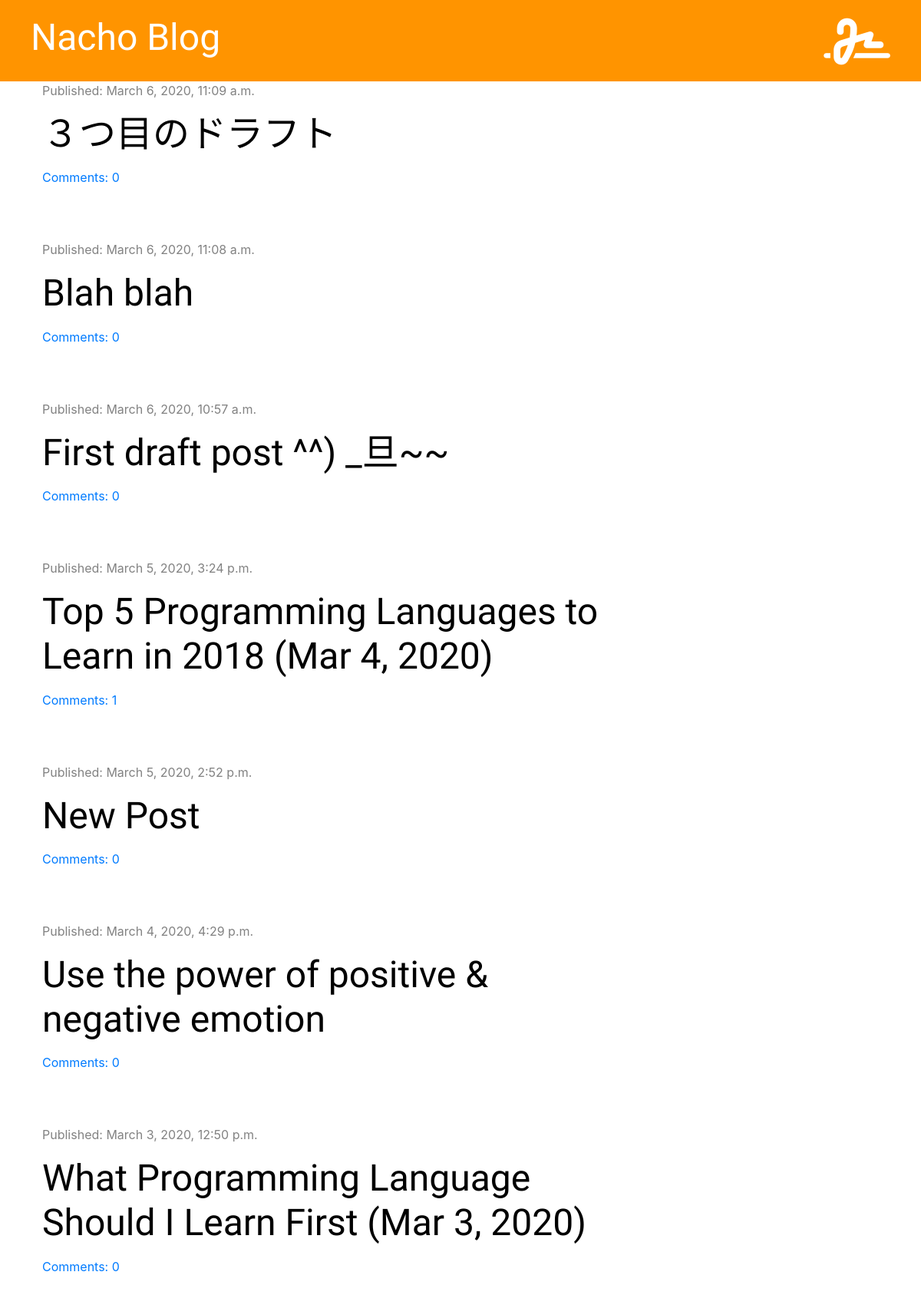
/, run on an earlier commit of the app's database.
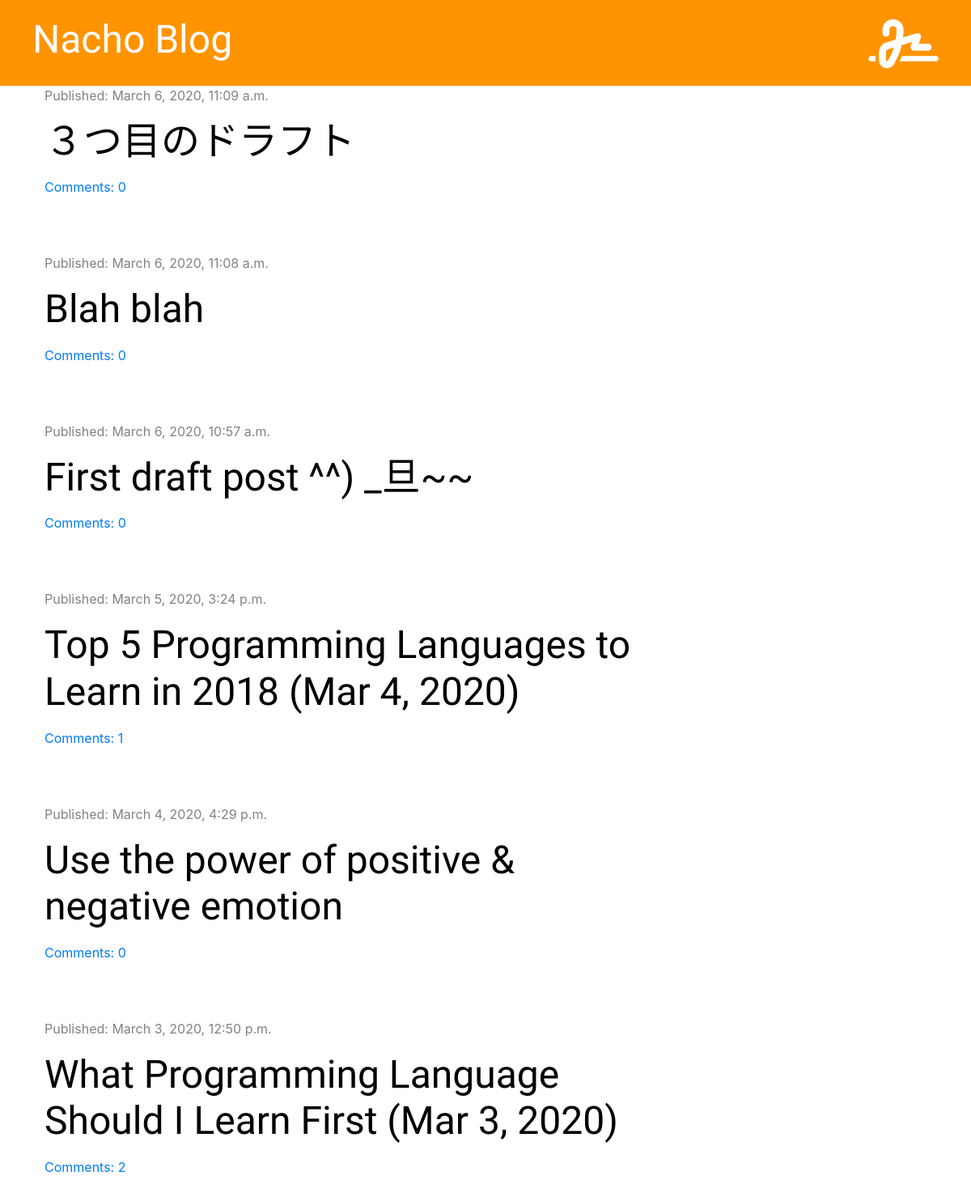
And on a later commit of the database.
### blog/models.py (models this page shows, shortened)
class Post(models.Model):
    author = models.ForeignKey('auth.User', on_delete=models.CASCADE)
    title = models.CharField(max_length=200)
    text = models.TextField()
    created_date = models.DateTimeField(default=timezone.now)
    published_date = models.DateTimeField(blank=True, null=True)
    def approved_comments(self):
        return self.comments.filter(approved=True)

### blog/views.py (the view)
# urls.py: path('', views.post_list, name='post_list'),
def post_list(request):
    posts = Post.objects.filter(published_date__lte=timezone.now()).order_by('-published_date')
    stuff_for_frontend = {'posts': posts}
    return render(request, 'blog/post_list.html', stuff_for_frontend)

### blog/templatetags/markdownify.py (called while the page is built)
@register.filter
def markdown(value):
    renderer = HighlightRenderer()
    markdown = mistune.Markdown(renderer=renderer)
    return markdown(value)

### blog/templates/blog/post_list.html (shortened to what this page needs)
{% extends 'blog/base.html' %}
{% load markdownify %}
{% block content %}
    {% for post in posts %}
        <div class="post">
            <div class="date">
                <p>Published: {{ post.published_date }}</p>
            </div>
            <h1><a href="{% url 'post_detail' pk=post.pk %}">{{ post.title }}</a></h1>
            <a href="{% url 'post_detail' pk=post.pk %}">Comments: {{ post.approved_comments.count }}</a>
        </div>
    {% endfor %}
{% endblock %}

What changed in the data, as far as the page shows it:
removed Post: published_date "March 5, 2020, 2:52 p.m.", title "New Post", approved_comments.count "0"
computed for Post "What Programming Language Should I Learn First (Mar 3, 2020)": approved_comments.count "0" → "2"
